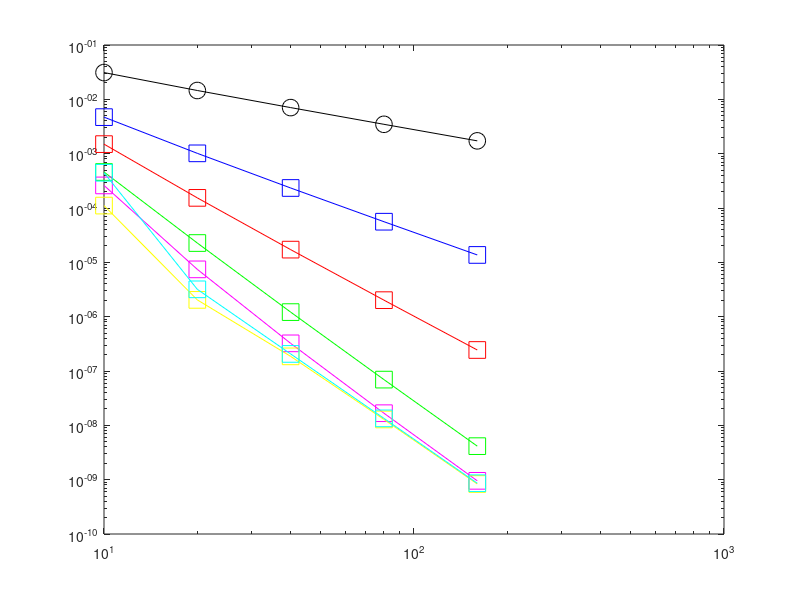

MATLAB code for this plot:
clear all
close all


for i=1:5
    N(i)=10*2^(i-1);
end

for p=1:5
    n=N(p);
    a1=0;b1=1;
    h=(b1-a1)/n;
    t=a1:h:b1;
    F=@(y) y*(1-y);
    exact=2.*exp(t)./(2*exp(t)-1);
    y(1)=2;
    
    for i=2:n+1
        y(i)=y(i-1)+h*F(y(i-1)); %Euler steps
    end
    
    y1=y;

% Correction loop starts here
for q=1:6
    Cs=spline(t, y);
    P=ppval(Cs, t); % Polynomial
    deCs=fnder(Cs);
    deP=ppval(deCs, t); % Derivative of the Polynomial
    yprime=deP;

% Cubic Spline and derivative of the cubic spline ends here.

% Error value problem
Ef=@(yprime, y, E) ((y+E)-(y+E)^2)-yprime;

    E(1)=0;
    ynew(1)=2;
 
    for i=2:n+1
        E(i) = E(i-1)+h*Ef(yprime(i-1), y(i-1), E(i-1)); %Euler steps
        ynew(i)=y(i)+E(i);
    end
    yz{q}=ynew;
    y=ynew;
end % correction loop ends here
    y2=yz{1,1};
    y3=yz{1,2};
    y4=yz{1,3};
    y5=yz{1,4};
    y6=yz{1,5};
    y7=yz{1,6};

    err1(p)=norm(exact(n)-y1(n));
    err2(p)=norm(exact(n)-y2(n));
    err3(p)=norm(exact(n)-y3(n));
    err4(p)=norm(exact(n)-y4(n));
    err5(p)=norm(exact(n)-y5(n));
    err6(p)=norm(exact(n)-y6(n));
    err7(p)=norm(exact(n)-y7(n));
end
loglog(N, err1, '-ko', 'MarkerSize',12);
hold on
loglog(N, err2, '-sb', 'MarkerSize',12);
loglog(N, err3, '-sr', 'MarkerSize',12);
loglog(N, err4, '-sg', 'MarkerSize',12);
loglog(N, err5, '-sm', 'MarkerSize',12);
loglog(N, err6, '-sy', 'MarkerSize',12);
loglog(N, err7, '-sc', 'MarkerSize',12);
p=polyfit(log(N'),log(err7),1);
slope = p(1)